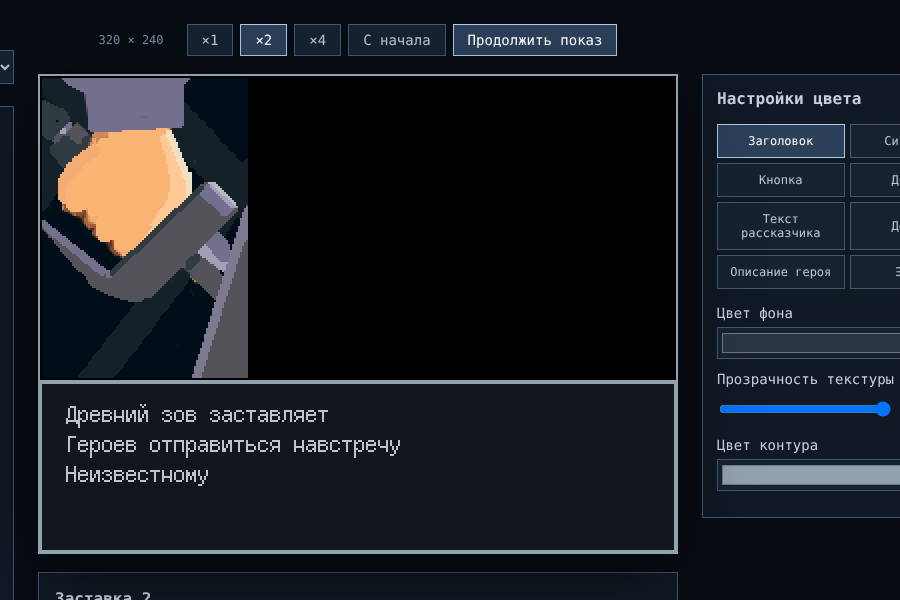
#> input picture paused.png, 900 x 600 px
$ python split-intro4-layers.py ../paused.png ../paused.png
#> lines starting #> are read from the running program, lines starting #| are printed output that depends on the picture; after the words box and inside, x2 and y2 are one past the last pixel; in counts of white or black regions, pixels touching at a corner belong together
"""Split the Intro 4 picture (misty cliff) into four parallax layers and paint in what each layer hides.

Usage: py tools/split-intro4-layers.py "<source png>" "<output folder>"
1-foreground.png  stones and the sword
2-cliff.png       the land: grass slope, cliff, heroes (filled in behind the stones and the sword)
3-sea-sky.png     water and sky without clouds (filled in behind the land, the sword and the clouds)
4-clouds.png      the clouds
Every layer gets a margin of PAD pixels on each side, so small parallax shifts never reveal an empty edge.
"""
import os, sys
import numpy as np
from PIL import Image, ImageDraw

src, out = sys.argv[1], sys.argv[2]
os.makedirs(out, exist_ok=True)
img = np.array(Image.open(src).convert('RGB')).astype(np.int32)
H, W = img.shape[:2]
#> H = 600; W = 900
PAD, HORIZON = 60, 402
r, g, b = img[..., 0], img[..., 1], img[..., 2]
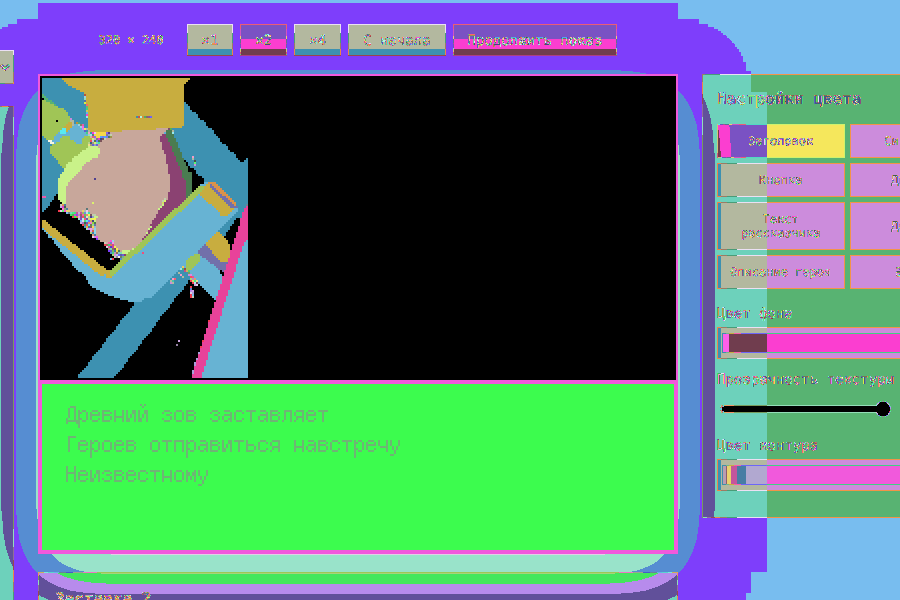
#> r: shape (600, 900) int32; 256 distinct labels, from 0 to 255; one colour per label, 0 black
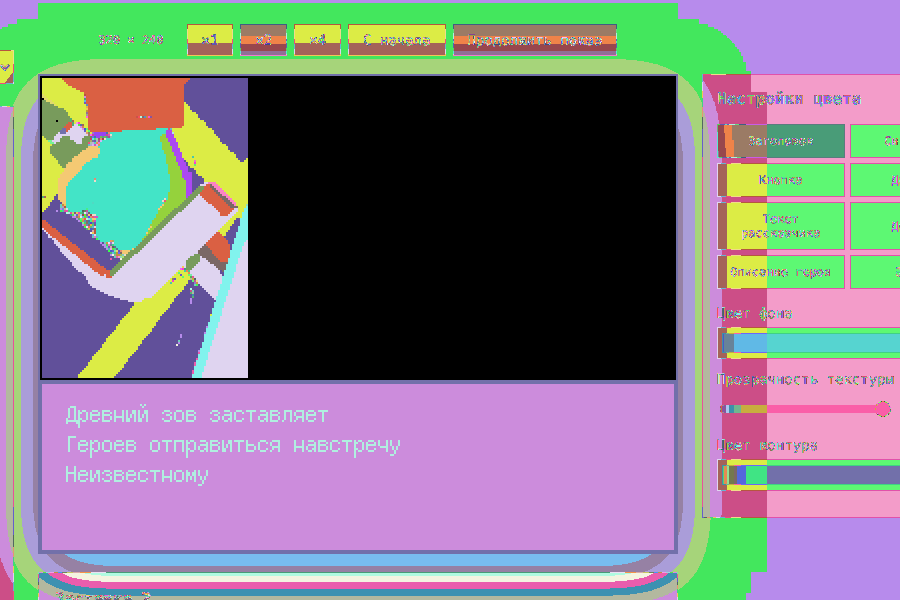
#> g: shape (600, 900) int32; 249 distinct labels, from 0 to 255; one colour per label, 0 black
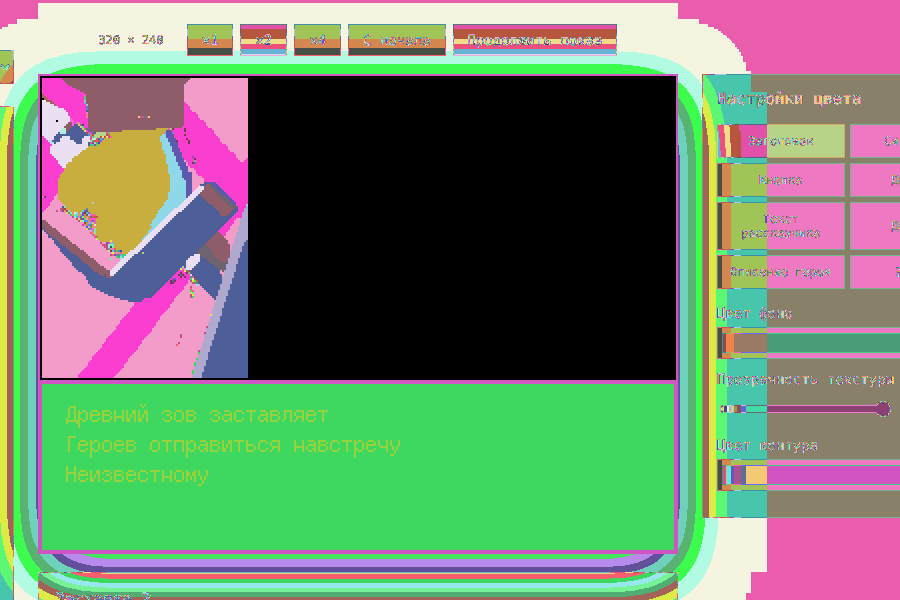
#> b: shape (600, 900) int32; 245 distinct labels, from 0 to 255; one colour per label, 0 black
lum = img.sum(2)
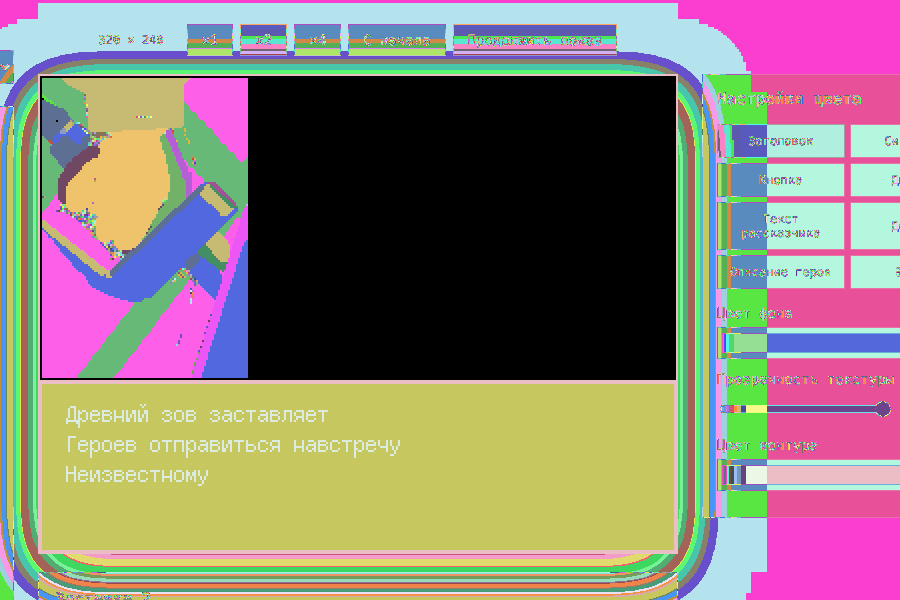
#> lum: shape (600, 900) int64; 696 distinct labels, from 0 to 765; one colour per label, 0 black
rows = np.arange(H)[:, None]
#> rows = 600 values from 0 to 599

def polygon(points):
    m = Image.new('L', (W, H), 0); ImageDraw.Draw(m).polygon(points, fill=255); return np.array(m) > 0
#> after `m = Image.new('L', (W, H), 0)`: m: PIL image 900x600 L; every value is 0
#> after `ImageDraw.Draw(m).polygon(points, fill=255)`:
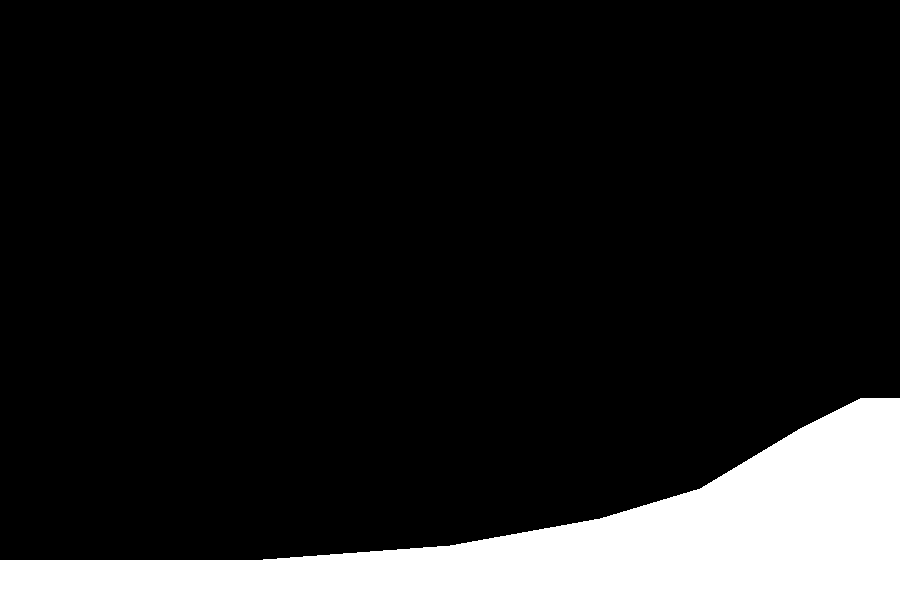
#> m: PIL image 900x600 L; 13.5% white; 1 white region, box (x1, y1, x2, y2) and area: (0, 398, 900, 600) 72670

def dilate(m, n=1):
    for _ in range(n):
        d = m.copy(); d[1:] |= m[:-1]; d[:-1] |= m[1:]; d[:, 1:] |= m[:, :-1]; d[:, :-1] |= m[:, 1:]; m = d
    return m

# Land: everything under a rough outline, minus water connected to the open sea (sea rocks stay water).
outline = [(0, 560), (250, 560), (450, 545), (600, 518), (700, 488), (800, 428), (860, 398), (1090, 395), (1090, 330), (1250, 330),
           (1250, 395), (1290, 395), (1310, 430), (1345, 560), (1365, 660), (1450, 688), (1600, 718), (1815, 732), (1815, 867), (0, 867)]
candidate = polygon(outline)
waterlike = ((b - g) >= 14) & (lum >= 330)
#> waterlike: shape (600, 900) bool; 2.3% white; 179 white regions (135 under 20 px), largest, box (x1, y1, x2, y2) and area: (62, 78, 190, 132) 5308, (192, 206, 248, 378) 2424, (720, 402, 890, 416) 1402
water = waterlike & ~candidate
#> water: shape (600, 900) bool; 2.3% white; 179 white regions (135 under 20 px), largest, box (x1, y1, x2, y2) and area: (62, 78, 190, 132) 5308, (192, 206, 248, 378) 2424, (720, 405, 846, 413) 946
while True:
    grown = dilate(water) & waterlike
    if (grown == water).all(): break
    water = grown
land = candidate & ~water
#> land: shape (600, 900) bool; 13.4% white; 1 white region, box (x1, y1, x2, y2) and area: (0, 398, 900, 600) 72214

# The sword: its dark pixels inside a loose outline, grown a little to take the light edge of the blade.
sword_loose = polygon([(280, 505), (322, 512), (316, 572), (362, 586), (358, 612), (312, 605), (288, 750), (225, 750), (248, 603), (220, 590), (222, 558), (260, 565), (268, 515)])
#> in polygon (call 2), `ImageDraw.Draw(m).polygon(points, fill=255)`: m: PIL image 900x600 L; 1.4% white; 1 white region, box (x1, y1, x2, y2) and area: (220, 505, 363, 600) 7453
sword = (dilate(sword_loose & (lum < 260), 6) | (dilate(sword_loose & (lum < 260), 10) & (lum > 430) & (rows > 600))) & sword_loose
# The stones: the outline plus the blue-grey stone pixels just outside it (their light rims).
stone_outlines = [
    [(0, 867), (0, 830), (40, 800), (80, 772), (120, 742), (150, 735), (200, 726), (250, 729), (300, 728), (360, 735), (400, 748), (440, 762), (480, 776), (505, 800), (515, 830), (522, 867)],
    [(596, 867), (604, 830), (618, 800), (645, 778), (680, 768), (720, 762), (770, 765), (810, 775), (835, 795), (845, 820), (850, 867)],
    [(1035, 867), (1040, 800), (1060, 770), (1100, 745), (1150, 738), (1200, 735), (1260, 740), (1300, 750), (1340, 770), (1365, 800), (1375, 840), (1380, 867)],
]
# Stones are blue-grey (blue above green), grass and earth are olive (green at or above blue): take the
# stone-coloured pixels near the outlines, close small gaps and keep the outlines themselves.
def erode(m, n=1): return ~dilate(~m, n)
near = np.zeros((H, W), bool); stones = np.zeros((H, W), bool)
for p in stone_outlines: poly = polygon(p); near |= dilate(poly, 15); stones |= poly
stonelike = ((b - g) >= 5) & (rows >= 715) & near & (np.arange(W)[None, :] < 1400)
stonelike = dilate(erode(stonelike, 2), 2)  # drop thin bits and lone bluish pixels of the grass
stones = erode(dilate(stones | stonelike, 3), 3)
# the darkest outline of the stones is not bluish: take dark, non-green pixels right next to them
stones |= dilate(stones, 3) & (lum < 150) & ((b - g) >= 0) & (rows >= 715)
stones = dilate(stones, 1)
fg = sword | stones

# Clouds: darker than the clear sky of their row, above the horizon and not part of the land (heroes).
cloud = np.zeros((H, W), bool)
for y in range(HORIZON):
    cloud[y] = lum[y] < np.percentile(lum[y], 92) - 14
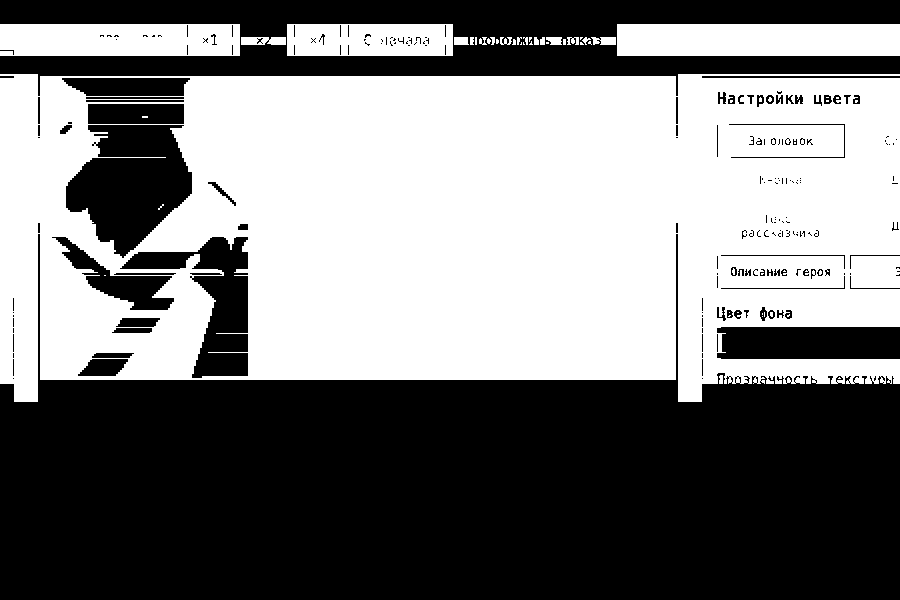
#> cloud: shape (600, 900) bool; 48.6% white; 56 white regions (37 under 20 px), largest, box (x1, y1, x2, y2) and area: (0, 74, 900, 402) 239261, (617, 24, 900, 56) 9056, (0, 24, 240, 56) 7546
cloud = dilate(cloud, 2) & (rows < HORIZON) & ~land
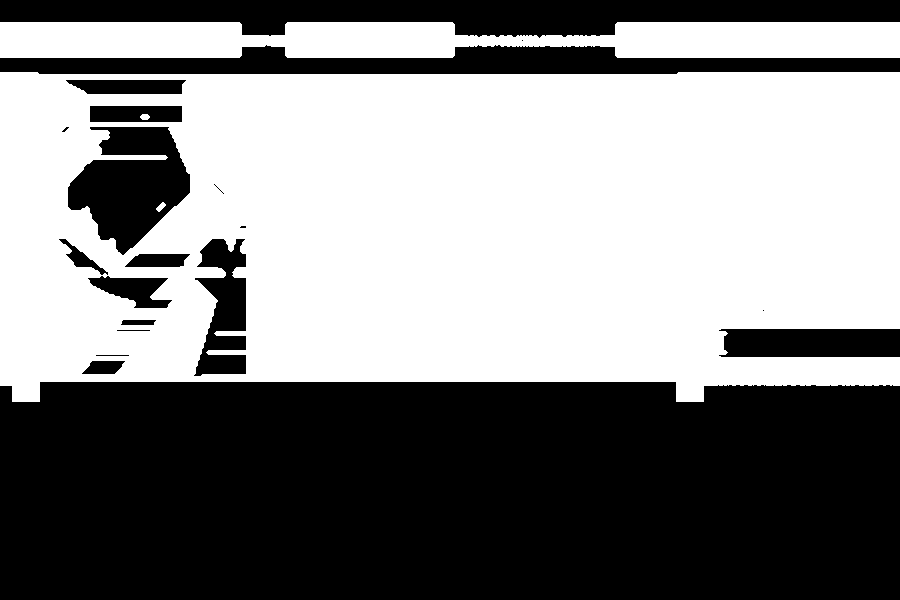
#> cloud: shape (600, 900) bool; 52.2% white; 20 black regions (5 under 20 px), largest, box (x1, y1, x2, y2) and area: (0, 382, 900, 600) 194309, (0, 0, 900, 38) 22522, (0, 45, 900, 74) 16187

def wave_fill(layer, fill, valid, rows_=range(H)):
    """Fill pixels of each row from the valid run next to the gap, bouncing back and forth through that run."""
    out = layer.copy(); bad = []
    for y in rows_:
        f = fill[y]
        if not f.any(): continue
        v = valid[y]
        if v.sum() < 30: bad.append(y); continue
        vis = np.where(v)[0]
        for x in np.where(f)[0]:
            i = np.searchsorted(vis, x)
            cand = [vis[i - 1]] if i > 0 else []
            if i < len(vis): cand.append(vis[i])
            near = min(cand, key=lambda c: abs(c - x)); step = 1 if near > x else -1
            # length of the valid run that starts at `near` and goes away from the gap
            L = 1
            while 0 <= near + step * L < len(v) and v[near + step * L] and L < 400: L += 1
            d = abs(x - near) - 1
            pos = d % (2 * L); pos = pos if pos < L else 2 * L - pos - 1
            out[y, x] = layer[y, near + step * pos]
    return out, bad

# Layer 3: sea and sky. Above the horizon clouds, heroes and the cliff top become the clear sky of their row;
# below it the land and the sword become the water of their row.
sea = img.copy(); xs = np.arange(W)
#> after `xs = np.arange(W)`: xs = 900 values from 0 to 899
for y in range(HORIZON):
    hide = cloud[y] | land[y] | fg[y]
    if hide.any():
#> (the run stopped early here; a loop or call above may not have finished)
